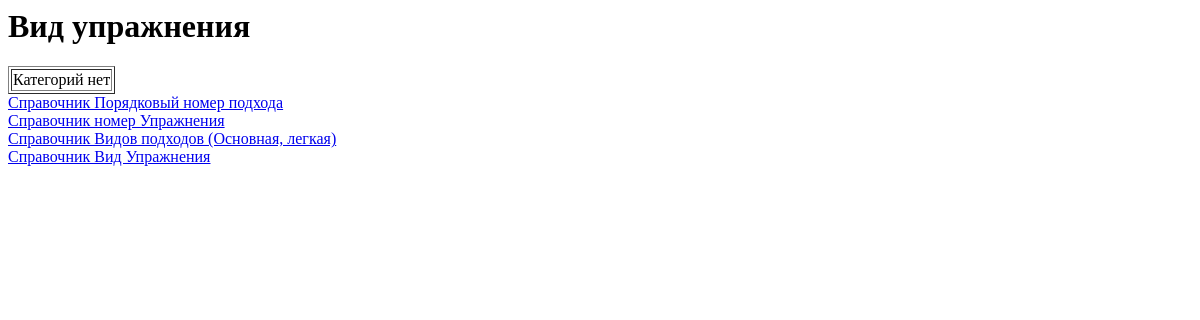
/vid_treni/, run on an earlier commit of the app's database.
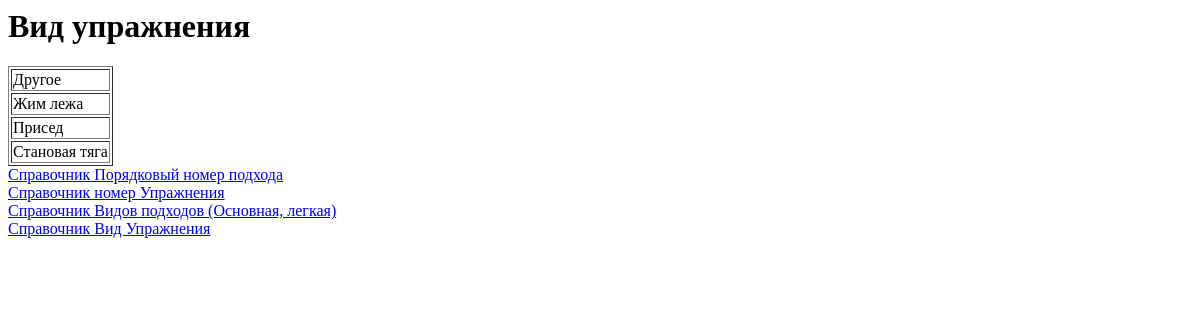
And on a later commit of the database.
### trenirovka/models.py (models this page shows, shortened)
class Vid_Treni(models.Model):
	name = models.CharField(max_length=25)
	class Meta :
		verbose_name    = u'Вид упражнения'
		verbose_name_plural  = u'Вид упражнений'
		ordering 		= [u'name']

### trenirovka/views.py (the view)
# urls.py: url(r'^vid_treni/$', 'trenirovka.views.vid_treni'),
def vid_treni (request) :
	vid_treni_list = Vid_Treni.objects.all()
	return render_to_response ('vid_treni.html', locals() )

### trenirovka/templates/vid_treni.html
<html>
	<body>
		<h1>
		  Вид упражнения
		</h1>
		<table border="1">
			{% for trenya in vid_treni_list %}
				<tr>
					<td>{{trenya.name}}</td>
				</tr>
			{% empty %}
				<tr><td>Категорий нет</td></tr>
			{% endfor%}
		</table>
	<div>
		<a href="/podhodi/"> Справочник Порядковый номер подхода</a>
	</div>
	<div>
		<a href="/ypr/"> Справочник номер Упражнения</a>
	</div>
	<div>
		<a href="/vid_podhoda/"> Справочник Видов подходов (Основная, легкая)</a>
	</div>
	<div>
		<a href="/vid_treni/"> Справочник Вид Упражнения</a>
	</div>
	</body>
</html>

What changed in the data, as far as the page shows it:
added Vid_Treni: name "Другое"
added Vid_Treni: name "Жим лежа"
added Vid_Treni: name "Присед"
added Vid_Treni: name "Становая тяга"
Also different on the page:
text no longer shown: "Категорий нет"
